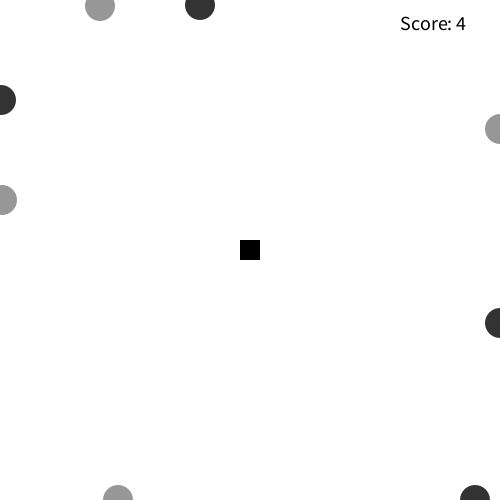
Frame 1 (no input)
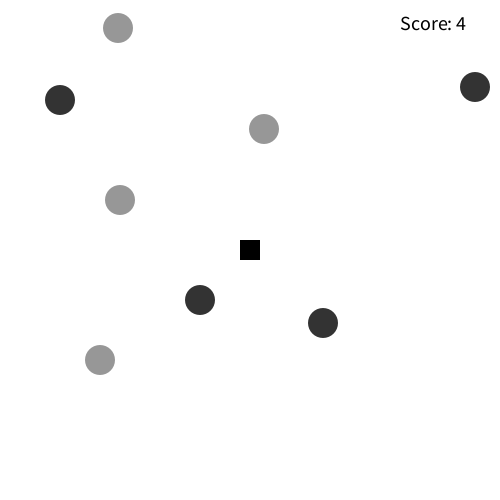
Frame 60 (the mouse pressed at the canvas centre just before this capture)
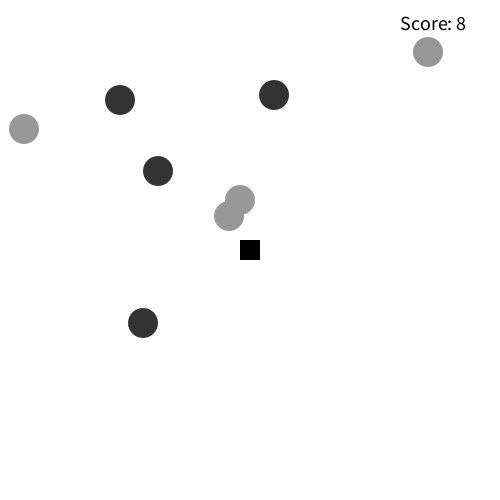
Frame 120 (the mouse held since frame 60 and released just before this capture)

The Processing sketch that drew these frames (run headless with seeded random() and noise(); from frame 60 on, the mouse is pressed at the canvas centre):

// Processing sketch: james_OOP
// ── james_OOP.pde
int gameOver = 0;
int score = 0;
int boxSpeed = 4; 
int boxX, boxY = 1; 
int boxWidth = 20; 
int boxHeight = 20;

leftCircle myCircle1;
leftCircle myCircle2; // Two objects!
rightCircle myCircle3;
rightCircle myCircle4;
topCircle myCircle5;
topCircle myCircle6;
bottomCircle myCircle7;
bottomCircle myCircle8;

void setup() {
  size(500, 500);
  // Arguments go inside the parentheses when the object is constructed.  
  myCircle1 = new leftCircle(color(51), 0, 100, 1); 
  myCircle2 = new leftCircle(color(151), 0, 200, 2);
  myCircle3 = new rightCircle(color(51), 0, 100, 3); 
  myCircle4 = new rightCircle(color(151), 0, 200, 4);
  myCircle5 = new topCircle(color(51), 200, 0, 5); 
  myCircle6 = new topCircle(color(151), 100, 0, 6);
  myCircle7 = new bottomCircle(color(51), 200, 0, 7); 
  myCircle8 = new bottomCircle(color(151), 100, 0, 8);
  
  rectMode(CENTER);
  size(500, 500);
  boxX = width/2;
  boxY = height/2;
  frameRate(60);
}

void draw() {
  background(255);
  myCircle1.move();
  myCircle1.display();
  myCircle2.move();
  myCircle2.display();
  myCircle3.move();
  myCircle3.display();
  myCircle4.move();
  myCircle4.display();
  myCircle5.move();
  myCircle5.display();
  myCircle6.move();
  myCircle6.display();
  myCircle7.move();
  myCircle7.display();
  myCircle8.move();
  myCircle8.display();
  if(gameOver == 0)  // run this chunk while the game is still going
  {
    
    fill(0);
    textSize(20);
    text("Score: "+score, width - 100, 30);
  }
  
  fill(0);
  noStroke();
  rect(boxX,boxY,boxWidth,boxHeight);
  
  if (keyCode == 39)
  {
    fill(0);
    noStroke();
   
    boxX += boxSpeed;
  
  }
  
  // left arrow, move "hole"
  if (keyCode == 37)
  {
    fill(0);
    noStroke();
    
    boxX -= boxSpeed;
  }
    if (keyCode == 38)
  {
    fill(0);
    noStroke();
   
    boxY -= boxSpeed;
  }
    if (keyCode == 40)
  {
    fill(0);
    noStroke();
    
    boxY += boxSpeed;
  }
  // keep rectangular hole from going off screen.
   if(boxX <= (0+boxWidth/2))
   {
     boxX = boxWidth/2; 
   }
 
   if(boxX >= (width-boxWidth/2))
   {
     boxX = width - boxWidth/2; 
   }
   
   if(boxX <= (0+boxWidth/2))
   {
     boxX = boxWidth/2; 
   }
   
   if(boxY >= (height-boxWidth/2))
   {
     boxY = height - boxWidth/2; 
   }
  
}

// Even though there are multiple objects, only  one class is needed. 
// No matter how many cookies you make, only one cookie cutter is needed.
class leftCircle 
{ 
  color c;
  float xpos;
  float ypos;
  float xspeed;

  // The Constructor is defined with parameters.  
  leftCircle(color tempC, float tempXpos, float tempYpos, float tempXspeed) { 
    c = tempC;
    xpos = tempXpos;
    ypos = tempYpos;
    xspeed = tempXspeed;
  }

  void display() 
  {
    noStroke();
    fill(c);
    ellipseMode(CENTER);
    ellipse(xpos, ypos, 30, 30);
  }

  void move() 
  {
    xpos = xpos + xspeed;
    if (xpos > width) 
    {
      xpos = 0;
      ypos = int(random(0, width));
      score++;
    }
  }
}
class rightCircle
{ 
  color c;
  float xpos;
  float ypos;
  float xspeed;

  // The Constructor is defined with parameters.  
  rightCircle(color tempC, float tempXpos, float tempYpos, float tempXspeed) { 
    c = tempC;
    xpos = tempXpos;
    ypos = tempYpos;
    xspeed = tempXspeed;
  }

  void display() 
  {
    noStroke();
    fill(c);
    ellipseMode(CENTER);
    ellipse(xpos, ypos, 30, 30);
    
  }

  void move() 
  {
    xpos = xpos - xspeed;
    if (xpos < 0) 
    {
      xpos = width;
      ypos = int(random(0, width));
      score++;
    }
  }
}
class topCircle 
{ 
  color c;
  float xpos;
  float ypos;
  float yspeed;

  // The Constructor is defined with parameters.  
  topCircle(color tempC, float tempXpos, float tempYpos, float tempXspeed) { 
    c = tempC;
    xpos = tempXpos;
    ypos = tempYpos;
    yspeed = tempXspeed;
  }

  void display() 
  {
    noStroke();
    fill(c);
    ellipseMode(CENTER);
    ellipse(xpos, ypos, 30, 30);
  }

  void move() 
  {
    ypos = ypos + yspeed;
    if (ypos > width) 
    {
      ypos = 0;
      xpos = int(random(0, height));
      score++;
    }
  }
}
class bottomCircle 
{ 
  color c;
  float xpos;
  float ypos;
  float yspeed;

  // The Constructor is defined with parameters.  
  bottomCircle(color tempC, float tempXpos, float tempYpos, float tempXspeed) { 
    c = tempC;
    xpos = tempXpos;
    ypos = tempYpos;
    yspeed = tempXspeed;
  }

  void display() 
  {
    noStroke();
    fill(c);
    ellipseMode(CENTER);
    ellipse(xpos, ypos, 30, 30);
  }

  void move() 
  {
    ypos = ypos - yspeed;
    if (ypos < 0) 
    {
      ypos = width;
      xpos = int(random(0, height));
      score++;
    }
  }
}
